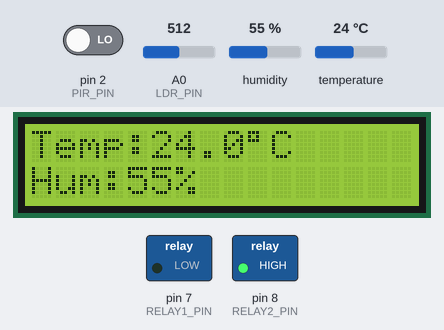
The sketch below on a simulated Arduino Uno, built with avr-gcc and run on an emulated ATmega328P. Shown: 16×2 character LCD, switched loads named in the sketch (green lamp = pin HIGH). The inputs (shaded band) are chosen by the test bench; at power-on: temperature 24 °C, A0 (LDR_PIN) = 512, pin 2 (PIR_PIN) LOW, humidity 55 %. What the sketch prints to the serial monitor is not drawn.

Above: at 3.3 s.
3.4 s: temperature set to 33 °C
At 9.0 s:
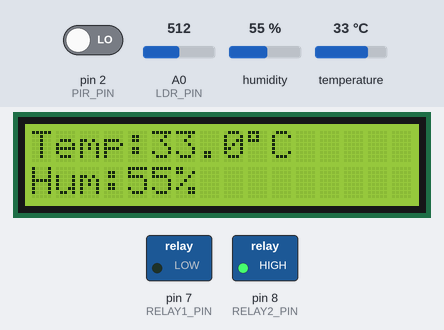
12.4 s: temperature set to 36 °C
At 17.6 s:
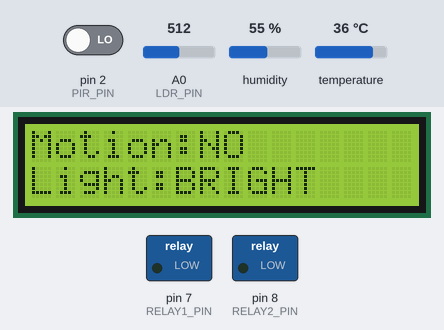
21.4 s: A0 (LDR_PIN) set to 487
At 23.3 s:
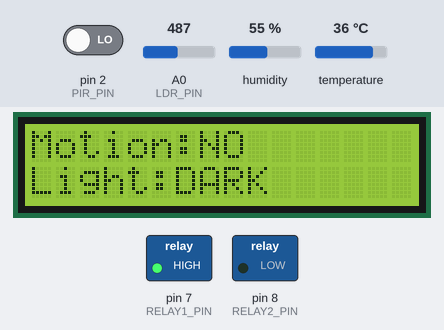
29.8 s: pin 2 (PIR_PIN) driven HIGH
At 30.7 s:
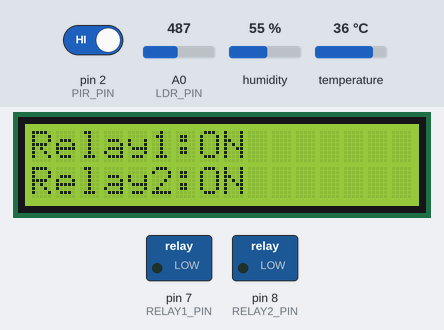
37.8 s: A0 (LDR_PIN) set to 510
At 40.9 s:
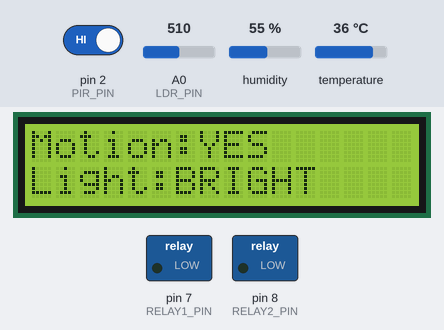
46.8 s: temperature set to 12 °C
At 55.1 s:
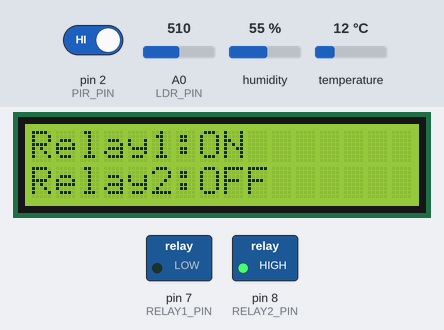
Timing chart, 0 to 56.6 s (numbered marks = the images above; inputs shaded):
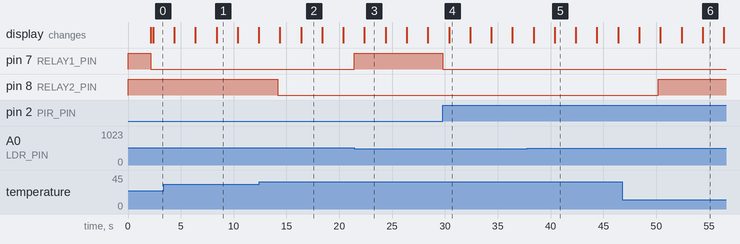

The sketch:

MOTION_DETECTION_USING_ARDUINO_WITH_DHT_LDR.ino
```cpp
#include <Wire.h>
#include <LiquidCrystal_I2C.h>
#include <DHT.h>

// =============================
// PIN DEFINITIONS
// =============================

#define PIR_PIN       2
#define DHT_PIN       3
#define RELAY1_PIN    7
#define RELAY2_PIN    8
#define LDR_PIN       A0

// =============================
// DHT11
// =============================

#define DHT_TYPE DHT11
DHT dht(DHT_PIN, DHT_TYPE);

// =============================
// LCD I2C
// =============================

LiquidCrystal_I2C lcd(0x27, 16, 2);

// =============================
// SETTINGS
// =============================

// LDR threshold
int ldrThreshold = 500;

// Temperature threshold
float temperatureLimit = 34.0;

// Temperature at which relay 2 turns OFF
float temperatureOffLimit = 34.0;

// =============================
// RELAY TYPE
// =============================

// Most relay modules are ACTIVE LOW
#define RELAY_ON  LOW
#define RELAY_OFF HIGH

// =============================
// VARIABLES
// =============================

int motionState = 0;
int lastMotionState = -1;

int ldrValue = 0;

float temperature = 0;
float humidity = 0;

bool isDark = true;

bool relay1State = false;
bool relay2State = false;

unsigned long lastDHTRead = 0;
unsigned long lastLCDChange = 0;

int lcdPage = 0;

// =============================
// SETUP
// =============================

void setup() {

  Serial.begin(9600);

  // Sensor pins
  pinMode(PIR_PIN, INPUT);
  pinMode(LDR_PIN, INPUT);

  // Relay pins
  pinMode(RELAY1_PIN, OUTPUT);
  pinMode(RELAY2_PIN, OUTPUT);

  // Relays OFF initially
  digitalWrite(RELAY1_PIN, RELAY_OFF);
  digitalWrite(RELAY2_PIN, RELAY_OFF);

  // Start DHT11
  dht.begin();

  // Start LCD
  lcd.init();
  lcd.backlight();

  lcd.clear();

  lcd.setCursor(0, 0);
  lcd.print("Smart Home");

  lcd.setCursor(0, 1);
  lcd.print("Starting...");

  Serial.println();
  Serial.println("============================");
  Serial.println(" Smart Automation System");
  Serial.println("============================");

  Serial.println("System Starting...");
  Serial.println("Waiting for PIR sensor...");

  delay(2000);

  lcd.clear();
}

// =============================
// MAIN LOOP
// =============================

void loop() {

  // =============================
  // READ PIR SENSOR
  // =============================

  motionState = digitalRead(PIR_PIN);

  // Print immediately when PIR changes
  if (motionState != lastMotionState) {

    Serial.print("PIR Status: ");

    if (motionState == HIGH) {

      Serial.println("MOTION DETECTED");

    } else {

      Serial.println("NO MOTION");
    }

    lastMotionState = motionState;
  }

  // =============================
  // READ LDR
  // =============================

  ldrValue = analogRead(LDR_PIN);

  /*
     Current wiring assumption:

     Bright = High analog value
     Dark   = Low analog value

     Example:

     Dark = 200
     Bright = 800

     Threshold = 500
  */

  isDark = (ldrValue < ldrThreshold);

  // =============================
  // RELAY 1 CONTROL
  //
  // MOTION OR DARK
  // =============================

  if (motionState == HIGH || isDark == false) {

    relay1State = true;

    digitalWrite(RELAY1_PIN, RELAY_ON);

  } else {

    relay1State = false;

    digitalWrite(RELAY1_PIN, RELAY_OFF);
  }

  // =============================
  // READ DHT11
  // =============================

  if (millis() - lastDHTRead >= 2000) {

    lastDHTRead = millis();

    float newTemperature = dht.readTemperature();
    float newHumidity = dht.readHumidity();

    // =============================
    // CHECK TEMPERATURE
    // =============================

    if (!isnan(newTemperature)) {

      temperature = newTemperature;

    } else {

      Serial.println("ERROR: DHT11 Temperature Read Failed!");
    }

    // =============================
    // CHECK HUMIDITY
    // =============================

    if (!isnan(newHumidity)) {

      humidity = newHumidity;

    } else {

      Serial.println("ERROR: DHT11 Humidity Read Failed!");
    }

    // =============================
    // RELAY 2
    //
    // TEMPERATURE CONTROL
    // =============================

    // Above 34 C = ON
    if (temperature > temperatureLimit) {

      relay2State = true;

      digitalWrite(RELAY2_PIN, RELAY_ON);

    }

    // Below 33 C = OFF
    else if (temperature < temperatureOffLimit) {

      relay2State = false;

      digitalWrite(RELAY2_PIN, RELAY_OFF);
    }

    // =============================
    // SERIAL MONITOR
    // =============================

    Serial.println();
    Serial.println("----------------------------");

    // PIR
    Serial.print("PIR Status     : ");

    if (motionState == HIGH) {

      Serial.println("MOTION DETECTED");

    } else {

      Serial.println("NO MOTION");
    }

    // LDR
    Serial.print("LDR Value      : ");
    Serial.println(ldrValue);

    Serial.print("Light Status   : ");

    if (isDark) {

      Serial.println("DARK");

    } else {

      Serial.println("BRIGHT");
    }

    // Temperature
    Serial.print("Temperature    : ");
    Serial.print(temperature, 1);
    Serial.println(" C");

    // Humidity
    Serial.print("Humidity       : ");
    Serial.print(humidity, 1);
    Serial.println(" %");

    // Relay 1
    Serial.print("Relay 1        : ");

    if (relay1State) {

      Serial.println("ON");

    } else {

      Serial.println("OFF");
    }

    // Relay 2
    Serial.print("Relay 2        : ");

    if (relay2State) {

      Serial.println("ON");

    } else {

      Serial.println("OFF");
    }

    Serial.println("----------------------------");
  }

  // =============================
  // LCD DISPLAY
  // =============================

  if (millis() - lastLCDChange >= 2000) {

    lastLCDChange = millis();

    lcd.clear();

    // =============================
    // PAGE 1
    // TEMPERATURE + HUMIDITY
    // =============================

    if (lcdPage == 0) {

      lcd.setCursor(0, 0);

      lcd.print("Temp:");
      lcd.print(temperature, 1);
      lcd.print((char)223);
      lcd.print("C");

      lcd.setCursor(0, 1);

      lcd.print("Hum:");
      lcd.print(humidity, 0);
      lcd.print("%");

      lcdPage = 1;
    }

    // =============================
    // PAGE 2
    // PIR + LDR
    // =============================

    else if (lcdPage == 1) {

      lcd.setCursor(0, 0);

      lcd.print("Motion:");

      if (motionState == HIGH) {

        lcd.print("YES");

      } else {

        lcd.print("NO");
      }

      lcd.setCursor(0, 1);

      lcd.print("Light:");

      if (isDark) {

        lcd.print("DARK");

      } else {

        lcd.print("BRIGHT");
      }

      lcdPage = 2;
    }

    // =============================
    // PAGE 3
    // RELAY STATUS
    // =============================

    else {

      lcd.setCursor(0, 0);

      lcd.print("Relay1:");

      if (relay1State) {

        lcd.print("ON");

      } else {

        lcd.print("OFF");
      }

      lcd.setCursor(0, 1);

      lcd.print("Relay2:");

      if (relay2State) {

        lcd.print("ON");

      } else {

        lcd.print("OFF");
      }

      lcdPage = 0;
    }
  }
}
```

Measured:
- the behaviour switches between 34 and 35 °C on temperature (found by bisection; images 1 and 2)
- the behaviour switches between 500 and 499 on A0 (LDR_PIN) (found by bisection; images 2 and 3)
- after the input at 12.4 s, pin 8 (RELAY2_PIN): HIGH → LOW after 1.8 s
- after the input at 21.4 s, pin 7 (RELAY1_PIN): LOW → HIGH at once; the display: changes after 0.98 s (image 3)
- after the input at 29.8 s, pin 7 (RELAY1_PIN): HIGH → LOW at once; the display: changes after 0.58 s (image 4)
- after the input at 37.8 s, the display: first differs from a run without the input after 2.6 s (image 5)
- after the input at 46.8 s, pin 8 (RELAY2_PIN): LOW → HIGH after 3.4 s
